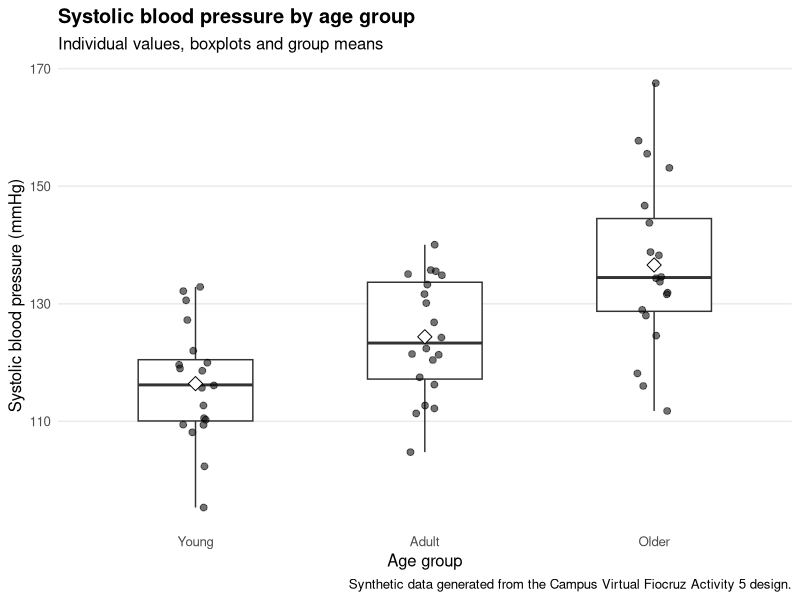
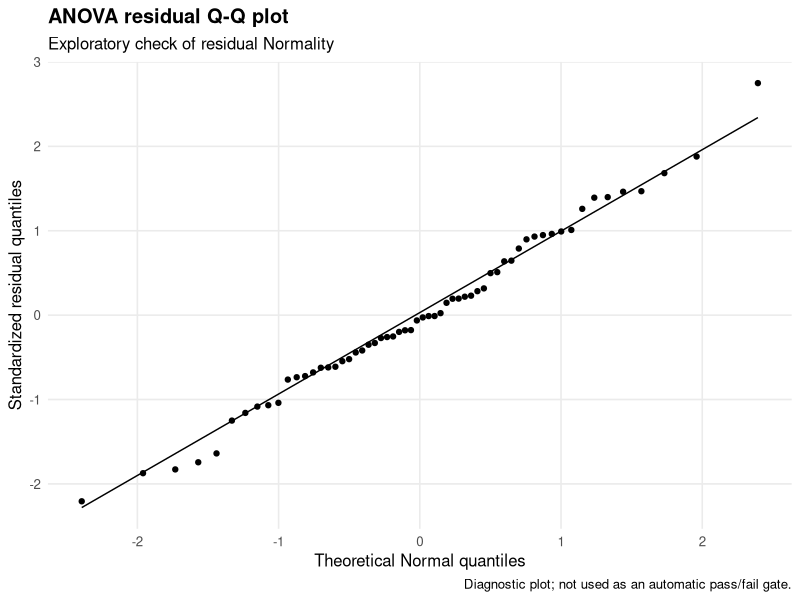
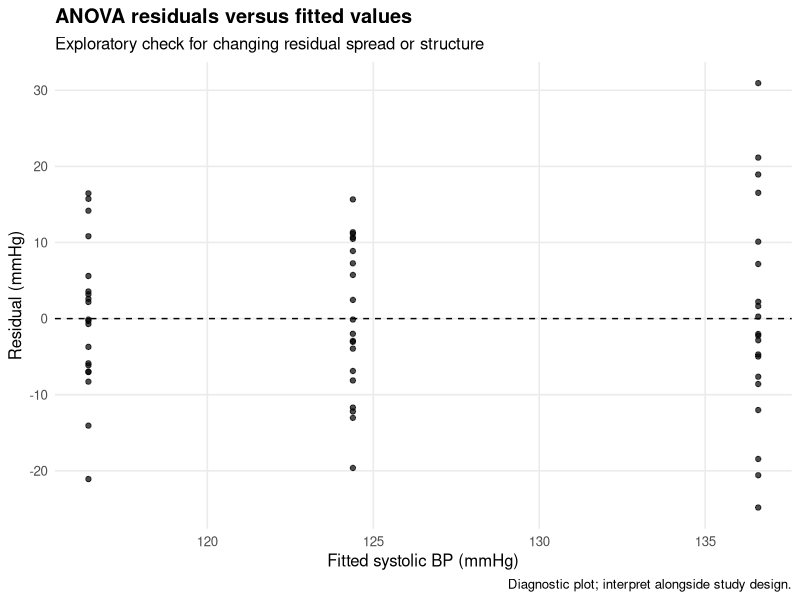
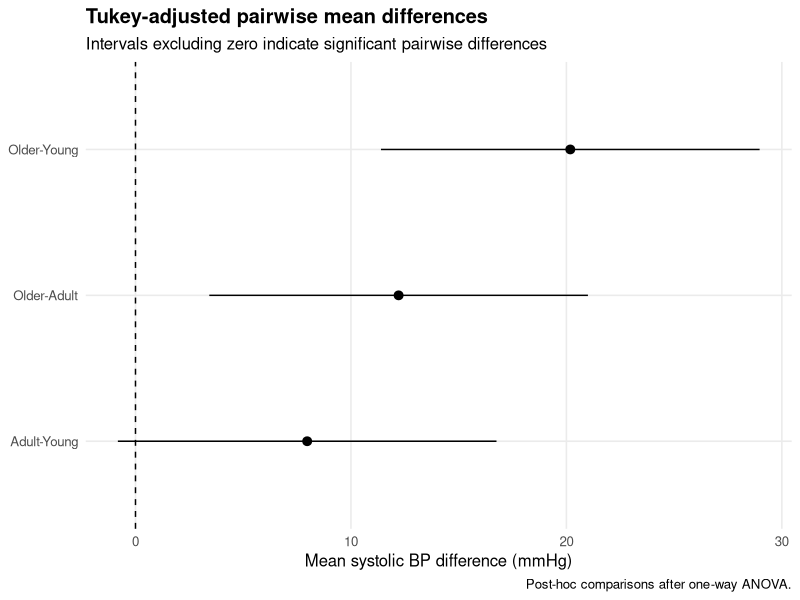

The R source for these figures, in order: (Note: this script raises an error after producing the figures.)
# ============================================================
# FIOCRUZ — Module 3, Lesson 1, Activity 5
#
# Question:
# Does mean systolic blood pressure differ among three
# age groups?
#
# Official course design:
#   Young: 20 people, mean 115, SD 10
#   Adult: 20 people, mean 125, SD 12
#   Older: 20 people, mean 135, SD 15
#   seed = 123
#
# H0: mu_young = mu_adult = mu_older
# H1: at least one population mean differs
#
# If ANOVA is significant, TukeyHSD() is used to identify
# which pairs differ while adjusting for multiple comparisons.
# ============================================================

required <- c("dplyr", "readr", "ggplot2", "tibble", "broom")

missing <- required[
  !vapply(required, requireNamespace, FUN.VALUE = logical(1), quietly = TRUE)
]

if (length(missing) > 0) {
  cat("\nMissing R packages:", paste(missing, collapse = ", "), "\n")
  cat("Installing missing CRAN packages...\n")
  install.packages(missing, repos = "https://cloud.r-project.org")
}

suppressPackageStartupMessages({
  library(dplyr)
  library(readr)
  library(ggplot2)
  library(tibble)
  library(broom)
})

set.seed(123)
alpha <- 0.05

# ------------------------------------------------------------
# STEP 1 — REPRODUCE THE COURSE DATA GENERATION
# ------------------------------------------------------------

bp_data <- tibble(
  age_group = factor(
    rep(
      c("Young", "Adult", "Older"),
      each = 20
    ),
    levels = c("Young", "Adult", "Older")
  ),
  systolic_bp = c(
    rnorm(20, mean = 115, sd = 10),
    rnorm(20, mean = 125, sd = 12),
    rnorm(20, mean = 135, sd = 15)
  )
)

cat("\n============================================================\n")
cat("STEP 1 — SIMULATED BLOOD-PRESSURE DATA\n")
cat("============================================================\n")
print(bp_data, n = 12)
cat("... additional rows omitted from console display.\n")

cat("\nResearch question:\n")
cat("Does mean systolic blood pressure differ across age groups?\n")

cat("\nHypotheses:\n")
cat("H0: mu_Young = mu_Adult = mu_Older\n")
cat("H1: at least one population mean differs\n")

# ------------------------------------------------------------
# STEP 2 — GROUP DESCRIPTIVE STATISTICS
# ------------------------------------------------------------

group_summary <- bp_data |>
  group_by(age_group) |>
  summarise(
    n = n(),
    mean_mmHg = mean(systolic_bp),
    median_mmHg = median(systolic_bp),
    sd_mmHg = sd(systolic_bp),
    se_mmHg = sd_mmHg / sqrt(n),
    .groups = "drop"
  )

cat("\n============================================================\n")
cat("STEP 2 — GROUP SUMMARIES\n")
cat("============================================================\n")
print(
  group_summary |>
    mutate(across(where(is.numeric), ~ round(.x, 3)))
)

# ------------------------------------------------------------
# STEP 3 — VISUALIZE BEFORE TESTING
# ------------------------------------------------------------

p_groups <- ggplot(
  bp_data,
  aes(
    x = age_group,
    y = systolic_bp
  )
) +
  geom_boxplot(
    width = 0.5,
    outlier.shape = NA
  ) +
  geom_jitter(
    width = 0.08,
    alpha = 0.55,
    size = 2
  ) +
  stat_summary(
    fun = mean,
    geom = "point",
    shape = 23,
    size = 3.5,
    fill = "white"
  ) +
  labs(
    title = "Systolic blood pressure by age group",
    subtitle = "Individual values, boxplots and group means",
    x = "Age group",
    y = "Systolic blood pressure (mmHg)",
    caption = "Synthetic data generated from the Campus Virtual Fiocruz Activity 5 design."
  ) +
  theme_minimal(base_size = 12) +
  theme(
    plot.title = element_text(face = "bold"),
    panel.grid.minor = element_blank(),
    panel.grid.major.x = element_blank()
  )

ggsave(
  "practice/manual_attempts/module3_lesson1/activity05_one_way_anova/outputs/bp_by_age_group.png",
  p_groups,
  width = 8,
  height = 5,
  dpi = 300,
  bg = "white"
)

# ------------------------------------------------------------
# STEP 4 — FIT ONE-WAY ANOVA
# ------------------------------------------------------------

anova_model <- aov(
  systolic_bp ~ age_group,
  data = bp_data
)

cat("\n============================================================\n")
cat("STEP 4 — ONE-WAY ANOVA\n")
cat("============================================================\n")
print(summary(anova_model))

anova_table <- broom::tidy(anova_model)

anova_p <- anova_table$p.value[
  anova_table$term == "age_group"
]

anova_f <- anova_table$statistic[
  anova_table$term == "age_group"
]

cat("\nHow to read the ANOVA table:\n")
cat("- Df      = degrees of freedom\n")
cat("- Sum Sq  = sums of squares\n")
cat("- Mean Sq = sums of squares / df\n")
cat("- F       = between-group signal relative to within-group noise\n")
cat("- p-value = evidence against H0 under the ANOVA model\n")

if (anova_p < alpha) {
  cat("\nDecision: REJECT H0 at alpha = 0.05.\n")
  cat("At least one population mean differs.\n")
} else {
  cat("\nDecision: DO NOT reject H0 at alpha = 0.05.\n")
  cat("There is insufficient evidence that the group means differ.\n")
}

cat("\nImportant:\n")
cat("A significant ANOVA does NOT by itself tell us WHICH groups differ.\n")

# ------------------------------------------------------------
# STEP 5 — TUKEY HSD POST-HOC COMPARISONS
# ------------------------------------------------------------

tukey <- TukeyHSD(
  anova_model,
  "age_group",
  conf.level = 0.95
)

cat("\n============================================================\n")
cat("STEP 5 — TUKEY MULTIPLE COMPARISONS\n")
cat("============================================================\n")
print(tukey)

tukey_table <- as.data.frame(
  tukey$age_group
) |>
  rownames_to_column("comparison") |>
  as_tibble() |>
  rename(
    mean_difference = diff,
    ci_lower = lwr,
    ci_upper = upr,
    adjusted_p_value = `p adj`
  ) |>
  mutate(
    significant_0_05 = adjusted_p_value < alpha
  )

cat("\nTukey interpretation table:\n")
print(
  tukey_table |>
    mutate(
      across(
        c(
          mean_difference,
          ci_lower,
          ci_upper,
          adjusted_p_value
        ),
        ~ round(.x, 4)
      )
    )
)

cat("\nTukey logic:\n")
cat("- adjusted p < 0.05 -> that pair differs significantly\n")
cat("- the adjusted CI excluding 0 tells the same story\n")

# ------------------------------------------------------------
# STEP 6 — WHY NOT RUN THREE UNADJUSTED t TESTS?
# ------------------------------------------------------------

n_groups <- nlevels(bp_data$age_group)
n_pairwise <- choose(n_groups, 2)

familywise_error_if_independent <- 1 - (1 - alpha)^n_pairwise

multiplicity_note <- tibble(
  number_of_groups = n_groups,
  pairwise_comparisons = n_pairwise,
  per_test_alpha = alpha,
  illustrative_familywise_error =
    familywise_error_if_independent
)

cat("\n============================================================\n")
cat("STEP 6 — MULTIPLE-TESTING IDEA\n")
cat("============================================================\n")
print(
  multiplicity_note |>
    mutate(
      illustrative_familywise_error =
        round(100 * illustrative_familywise_error, 1)
    )
)

cat("\nRunning many unadjusted tests inflates the chance of at least\n")
cat("one false-positive result. Tukey controls the familywise error\n")
cat("for the set of pairwise comparisons.\n")

# ------------------------------------------------------------
# STEP 7 — EFFECT SIZE: ETA-SQUARED
# ------------------------------------------------------------

ss_between <- anova_table$sumsq[
  anova_table$term == "age_group"
]

ss_total <- sum(
  anova_table$sumsq,
  na.rm = TRUE
)

eta_squared <- ss_between / ss_total

effect_size <- tibble(
  effect = "Eta squared",
  estimate = eta_squared,
  interpretation = case_when(
    eta_squared < 0.01 ~ "Very small",
    eta_squared < 0.06 ~ "Small",
    eta_squared < 0.14 ~ "Moderate",
    TRUE ~ "Large"
  )
)

cat("\n============================================================\n")
cat("STEP 7 — EFFECT SIZE EXTENSION\n")
cat("============================================================\n")
print(
  effect_size |>
    mutate(estimate = round(estimate, 4))
)

cat("\nEta-squared describes the fraction of observed outcome variance\n")
cat("associated with age-group membership in this ANOVA model.\n")

# ------------------------------------------------------------
# STEP 8 — ASSUMPTION / DIAGNOSTIC CHECKS
# ------------------------------------------------------------
#
# These are exploratory diagnostics, not mechanical gates.
#
# ANOVA relies on:
#   - independent observations
#   - approximately Normal residual behavior
#   - reasonably similar within-group variances
#
# We use a residual Q-Q plot and a residual-vs-fitted plot.

diagnostics <- augment(anova_model)

p_qq <- ggplot(
  diagnostics,
  aes(sample = .std.resid)
) +
  stat_qq() +
  stat_qq_line() +
  labs(
    title = "ANOVA residual Q-Q plot",
    subtitle = "Exploratory check of residual Normality",
    x = "Theoretical Normal quantiles",
    y = "Standardized residual quantiles",
    caption = "Diagnostic plot; not used as an automatic pass/fail gate."
  ) +
  theme_minimal(base_size = 12) +
  theme(
    plot.title = element_text(face = "bold"),
    panel.grid.minor = element_blank()
  )

ggsave(
  "practice/manual_attempts/module3_lesson1/activity05_one_way_anova/outputs/anova_residual_qq.png",
  p_qq,
  width = 7,
  height = 5,
  dpi = 300,
  bg = "white"
)

p_resid <- ggplot(
  diagnostics,
  aes(
    x = .fitted,
    y = .resid
  )
) +
  geom_point(alpha = 0.7) +
  geom_hline(
    yintercept = 0,
    linetype = "dashed"
  ) +
  labs(
    title = "ANOVA residuals versus fitted values",
    subtitle = "Exploratory check for changing residual spread or structure",
    x = "Fitted systolic BP (mmHg)",
    y = "Residual (mmHg)",
    caption = "Diagnostic plot; interpret alongside study design."
  ) +
  theme_minimal(base_size = 12) +
  theme(
    plot.title = element_text(face = "bold"),
    panel.grid.minor = element_blank()
  )

ggsave(
  "practice/manual_attempts/module3_lesson1/activity05_one_way_anova/outputs/anova_residuals_vs_fitted.png",
  p_resid,
  width = 7.5,
  height = 5,
  dpi = 300,
  bg = "white"
)

variance_summary <- bp_data |>
  group_by(age_group) |>
  summarise(
    variance = var(systolic_bp),
    sd = sd(systolic_bp),
    .groups = "drop"
  )

cat("\n============================================================\n")
cat("STEP 8 — WITHIN-GROUP SPREAD\n")
cat("============================================================\n")
print(
  variance_summary |>
    mutate(across(where(is.numeric), ~ round(.x, 3)))
)

cat("\nDo not reduce assumptions to a single checkbox.\n")
cat("Study design + residual diagnostics + group spread all matter.\n")

# ------------------------------------------------------------
# STEP 9 — VISUALIZE TUKEY DIFFERENCES
# ------------------------------------------------------------

p_tukey <- ggplot(
  tukey_table,
  aes(
    x = reorder(
      comparison,
      mean_difference
    ),
    y = mean_difference,
    ymin = ci_lower,
    ymax = ci_upper
  )
) +
  geom_hline(
    yintercept = 0,
    linetype = "dashed"
  ) +
  geom_pointrange() +
  coord_flip() +
  labs(
    title = "Tukey-adjusted pairwise mean differences",
    subtitle = "Intervals excluding zero indicate significant pairwise differences",
    x = NULL,
    y = "Mean systolic BP difference (mmHg)",
    caption = "Post-hoc comparisons after one-way ANOVA."
  ) +
  theme_minimal(base_size = 12) +
  theme(
    plot.title = element_text(face = "bold"),
    panel.grid.minor = element_blank()
  )

ggsave(
  "practice/manual_attempts/module3_lesson1/activity05_one_way_anova/outputs/tukey_pairwise_differences.png",
  p_tukey,
  width = 8,
  height = 5,
  dpi = 300,
  bg = "white"
)

# ------------------------------------------------------------
# STEP 10 — SAVE TABLES
# ------------------------------------------------------------

write_csv(
  bp_data,
  "practice/manual_attempts/module3_lesson1/activity05_one_way_anova/outputs/blood_pressure_by_age_group.csv"
)

write_csv(
  group_summary,
  "practice/manual_attempts/module3_lesson1/activity05_one_way_anova/outputs/group_summary.csv"
)

write_csv(
  anova_table,
  "practice/manual_attempts/module3_lesson1/activity05_one_way_anova/outputs/anova_table.csv"
)

write_csv(
  tukey_table,
  "practice/manual_attempts/module3_lesson1/activity05_one_way_anova/outputs/tukey_pairwise_comparisons.csv"
)

write_csv(
  effect_size,
  "practice/manual_attempts/module3_lesson1/activity05_one_way_anova/outputs/eta_squared.csv"
)

write_csv(
  variance_summary,
  "practice/manual_attempts/module3_lesson1/activity05_one_way_anova/outputs/group_variance_summary.csv"
)

write_csv(
  multiplicity_note,
  "practice/manual_attempts/module3_lesson1/activity05_one_way_anova/outputs/multiple_testing_note.csv"
)

# ------------------------------------------------------------
# STEP 11 — VALIDATION
# ------------------------------------------------------------

stopifnot(nrow(bp_data) == 60)
stopifnot(nlevels(bp_data$age_group) == 3)
stopifnot(all(group_summary$n == 20))
stopifnot(n_pairwise == 3)

stopifnot(
  is.finite(anova_f),
  anova_p >= 0,
  anova_p <= 1
)

# With the official seed/design, the omnibus ANOVA should be significant.
stopifnot(anova_p < 0.05)

# At least one Tukey pair should be significant.
stopifnot(any(tukey_table$significant_0_05))

# Significant Tukey rows should have CIs excluding zero.
sig_rows <- tukey_table |>
  filter(significant_0_05)

stopifnot(
  all(
    sig_rows$ci_lower > 0 |
      sig_rows$ci_upper < 0
  )
)

stopifnot(
  eta_squared >= 0,
  eta_squared <= 1
)

required_figures <- c(
  "practice/manual_attempts/module3_lesson1/activity05_one_way_anova/outputs/bp_by_age_group.png",
  "practice/manual_attempts/module3_lesson1/activity05_one_way_anova/outputs/anova_residual_qq.png",
  "practice/manual_attempts/module3_lesson1/activity05_one_way_anova/outputs/anova_residuals_vs_fitted.png",
  "practice/manual_attempts/module3_lesson1/activity05_one_way_anova/outputs/tukey_pairwise_differences.png"
)

stopifnot(all(file.exists(required_figures)))

cat("\n============================================================\n")
cat("✅ M3 LESSON 1 · ACTIVITY 5 PASSED\n")
cat("============================================================\n")
cat("Omnibus ANOVA p-value:", format(anova_p, digits = 4), "\n")
cat("Significant Tukey pairs:", sum(tukey_table$significant_0_05), "\n")
cat("Eta-squared:", round(eta_squared, 3), "\n")
cat("\n")
cat("You demonstrated:\n")
cat("  • comparison of 3+ means\n")
cat("  • one-way aov()\n")
cat("  • F statistic and omnibus p-value\n")
cat("  • TukeyHSD() post-hoc comparisons\n")
cat("  • multiplicity / familywise error logic\n")
cat("  • effect size with eta-squared\n")
cat("  • residual diagnostics\n")
